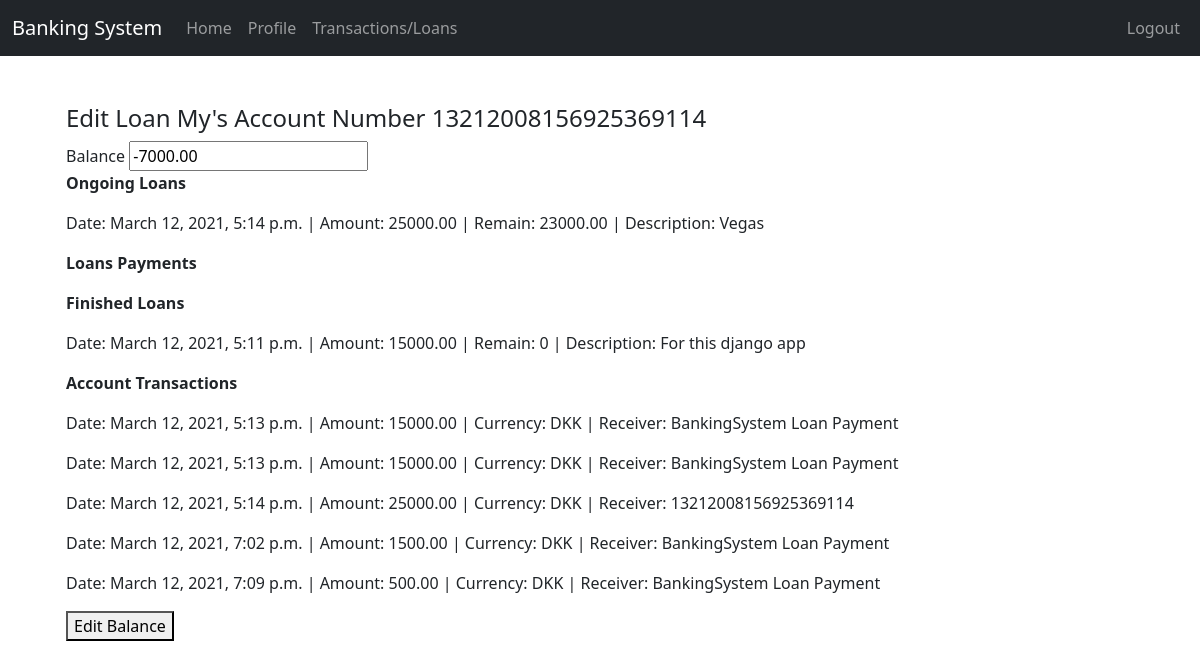
The app's page /employee/edit_customer_account/7/7/ (signed in) with its own data.
### auth_app/models.py (models this page shows, shortened)
class Profile(models.Model):
    RANK_CHOICES = [
        ('gold', 'Gold'),
        ('silver', 'Silver'),
        ('bronze', 'Bronze')
    ]
    user = models.OneToOneField(User, on_delete=models.CASCADE)
    customer_rank = models.CharField(max_length=10, choices=RANK_CHOICES)
    customer_phone_number = models.CharField(max_length=20)
    customer_token = models.CharField(max_length=256)
    customer_mfe = models.BooleanField(blank=False)
    customer_can_loan = models.BooleanField(blank=False)

### accounts_app_account/models.py (models this page shows, shortened)
class Account(models.Model):
    account_user_fk = models.ForeignKey(Profile, on_delete=models.PROTECT)
    account_number = models.CharField(max_length=20, null=False)
    account_balance = models.DecimalField(decimal_places=2,max_digits=7, default=0)

### transaction_app/models.py (models this page shows, shortened)
class Loan(models.Model):
    loan_account_fk = models.ForeignKey(Profile, on_delete=models.PROTECT)
    loan_id = models.CharField(max_length=20, null=False)
    loan_description =  models.CharField(max_length=20, null=False)
    loan_amount = models.DecimalField(decimal_places=2,max_digits=7, validators=[MinValueValidator(5.00)])
    loan_date = models.DateTimeField(auto_now_add=True)
    loan_remain = models.DecimalField(decimal_places=2,max_digits=7, validators=[MinValueValidator(5.00)])
    def is_ongoing(self):
        return 1 if self.loan_amount - (-self.loan_remain) > 0 else 0

class Transaction(models.Model):
    transaction_user_account_fk = models.ForeignKey(Account, on_delete=models.PROTECT)
    transaction_account_number_sender = models.CharField(max_length=20, null=False)
    transaction_account_number_receiver = models.CharField(max_length=20, null=False)
    transaction_id = models.CharField(max_length=20)
    transaction_amount = models.DecimalField(decimal_places=2,max_digits=7, validators=[MinValueValidator(5.00)])
    transaction_currency = models.CharField(max_length=3)
    transaction_date = models.DateTimeField(auto_now_add=True)

### employee_app/views.py (the view, shortened to what this page needs)
# urls.py: path('edit_customer_account/<int:customer_id>/<int:customer_account_id>/' , views.edit_customer_account, name='edit_customer_account'),
@staff_member_required
def edit_customer_account(request, customer_id, customer_account_id):
    customer_id = int(customer_id)
    account_id = int(customer_account_id)
    context = {}
    try:
        customer = Profile.objects.get(id=customer_id)
        account = Account.objects.get(id=account_id)
        loans = Loan.objects.filter(loan_account_fk=customer)
        transactions = Transaction.objects.filter(transaction_user_account_fk=account)
    except (Profile.DoesNotExist, Account.DoesNotExist):
         return overview_customers(request)
    if request.method == 'GET':
        context = {
            'customer': customer,
            'account': account,
            'transactions': transactions,
            'loansFinished': list(filter(lambda x: x.is_ongoing() == 0, loans)),
            'loansOngoing': list(filter(lambda x: x.is_ongoing() == 1, loans))
        }
    return render(request, 'employee_app/edit_customer_account.html', context)

### employee_app/templates/employee_app/edit_customer_account.html (shortened to what this page needs)
{% extends "auth_app/base.html" %}
{% block content %}
    <h4> Edit {{customer.user.last_name}} {{ customer.user.first_name }}'s Account Number {{ account.account_number }}</h4>
    <form action="{% url 'employee_app:edit_customer_account' customer.id account.id %}" method="POST">
        <label>Balance</label>
        <input type="text" name="account_balance" value="{{ account.account_balance }}" placeholder="Edit Balance" />
        <br/>
        <p><b>Ongoing Loans</b></p>
        {% for loan in loansOngoing %}
        <p>Date: {{ loan.loan_date }} | Amount: {{ loan.loan_amount }} | Remain: {{ loan.loan_remain }} | Description: {{ loan.loan_description }}</p>
        {% endfor %}
        <p><b>Loans Payments</b></p>
        <p><b>Finished Loans</b></p>
        {% for loan in loansFinished %}
        <p>Date: {{ loan.loan_date }} | Amount: {{ loan.loan_amount }} | Remain: 0 | Description: {{ loan.loan_description }}</p>
        {% endfor %}
        <p><b>Account Transactions</b></p>
        {% for transaction in transactions %}
        <p>Date: {{ transaction.transaction_date }} | Amount: {{ transaction.transaction_amount }} | Currency: {{ transaction.transaction_currency }} | Receiver: {{ transaction.transaction_account_number_receiver }}</p>
        {% endfor %}
        <button>Edit Balance</button>
    </form>
{% endblock %}

### records on screen
Account: account_number "13212008156925369114", account_balance "-7000.00"
Loan: loan_date "March 12, 2021, 5:14 p.m.", loan_amount "25000.00", loan_remain "23000.00", loan_description "Vegas"
Loan: loan_date "March 12, 2021, 5:11 p.m.", loan_amount "15000.00", loan_description "For this django app"

### other values on screen
{{ customer.user.last_name }} "Loan"
{{ customer.user.first_name }} "My"
